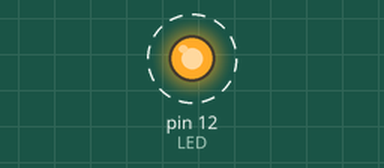
The sketch below on a simulated Arduino Uno, built with avr-gcc and run on an emulated ATmega328P. Parts: output pins drawn as LEDs (lit = HIGH). Dashed ring = blinking. What the sketch prints to the serial monitor is not drawn.

Above: at 0.15 s.
Timing chart, 0 to 3.0 s (numbered marks = the images above):
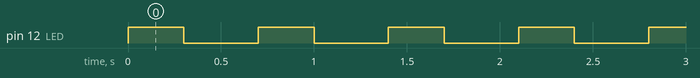

The sketch:

test_MIDISerial.ino
```cpp
byte noteON = 144;//note on command
int LED = 12;

void setup() {
  Serial.begin(9600);
  //Serial.begin(115200);
  pinMode(LED, OUTPUT);
}

void loop() {
  MIDImessage(noteON, 60, 100);//turn note on
  digitalWrite(LED, HIGH);
  delay(300);//hold note for 300ms
  MIDImessage(noteON, 60, 0);
  digitalWrite(LED,LOW);//turn note off (note on with velocity 0)
  delay(400);//wait 200ms until triggering next note
}

//send MIDI message
void MIDImessage(byte command, byte data1, byte data2) {
  Serial.write(command);
  Serial.write(data1);
  Serial.write(data2);
}
```

Measured:
- by itself, pin 12 (LED): alternates HIGH for 0.30 s and LOW for 0.40 s
